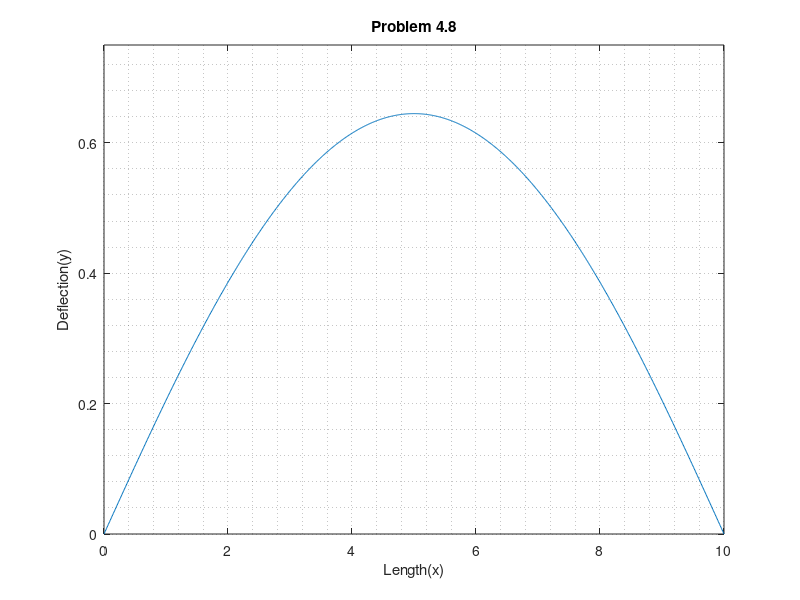

MATLAB code for this plot:
% problem 4.8
clc; close all; 

%initialize values
L = 10;    %10 meter long 
x = 0:0.01:L; 
T = 1000; %1000 N
W = 100; %load is 100 N/m
EI = 10000;
a_squared = T/EI; 
a = sqrt(a_squared); 

%plug values into function 
y = W*EI/(T*T)*...
    (cosh(a*(L/2-x))./cosh(a*L/2)-1)+...
    W*x.*(L-x)/(2*T);

%display the x vs y
figure 
plot(x,y); 
%label the figure
title("Problem 4.8"); 
xlabel("Length(x)"); 
ylabel("Deflection(y)");
% set the axis limits
xlim([0 10])
ylim([0 .75])
grid minor; 